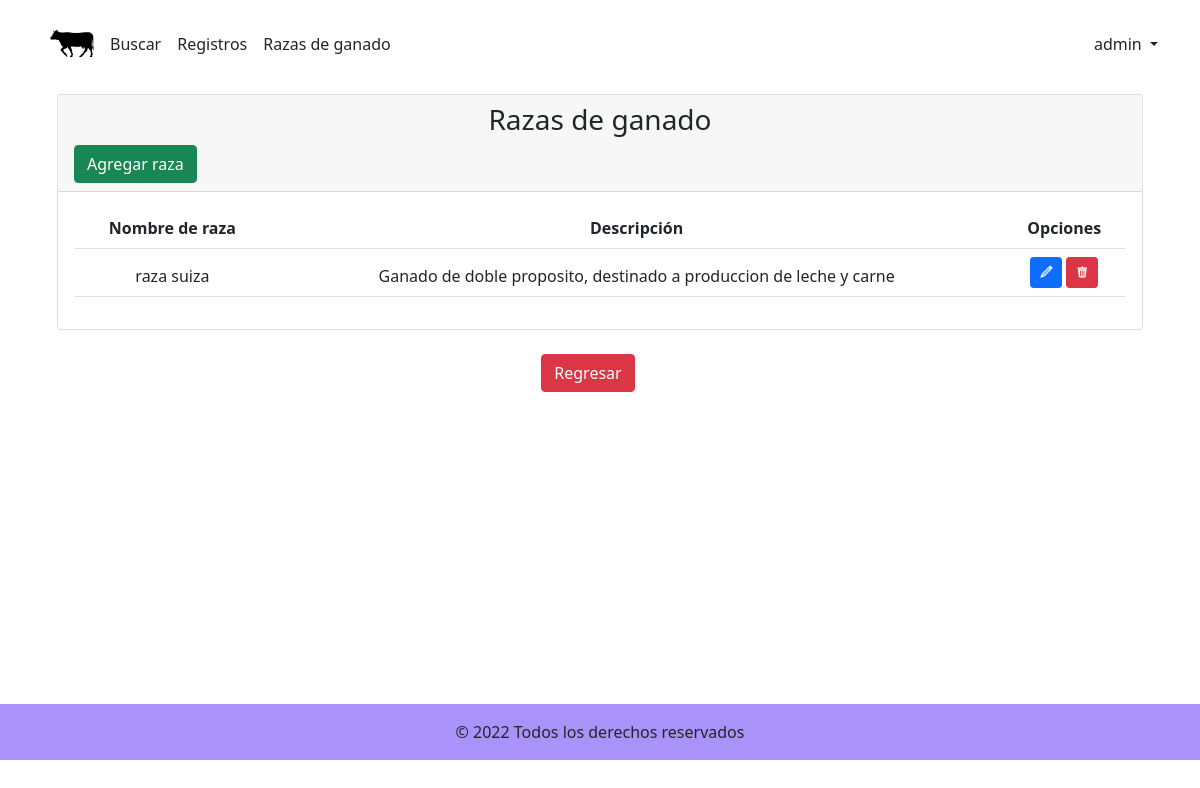
The page /recursos/razas.php (signed in) on the database its author committed.
### tables this page shows
CREATE TABLE `razas_ganado` (
  `id_raza` int(11) NOT NULL,
  `nombre_raza` varchar(200) NOT NULL,
  `descripcion` varchar(500) NOT NULL
);

### recursos/razas.php (the view, shortened to what this page needs)
<?php
include "../componentes/conexion.php";
$nivel_usuario = $_SESSION['nivel'];
if ($nivel_usuario == 1 || $nivel_usuario == 2) {
    $consulta_razas = "SELECT * FROM razas_ganado";
    $resultado_consulta_razas = mysqli_query($conexion, $consulta_razas);
?>
    <!DOCTYPE html>
    <html lang="en">
    <head>
        <link rel="stylesheet" href="../css/bootstrap.min.css">
        <link rel="stylesheet" href="../css/style.css">
        <link rel="stylesheet" href="../css/icons.css">
    </head>
    <body>
        <header> <?php include '../componentes/encabezado.php'; ?> </header>
        <main class="container" role="main">
            <div class="container container-fluid">
                <div class="row">
                    <div class="page-section">
                        <div class="card">
                            <div class="card-header">
                                <h3 class="text-center">Razas de ganado</h3>
                                <?php
                                if ($nivel_usuario == '1') {
                                    echo '<a class="btn btn-success" href="agregarRaza.php">Agregar raza</a>';
                                }
                                ?>
                            </div>
                            <div class="card-body  table-responsive text-center">
                                <?php
                                $total_razas = mysqli_num_rows($resultado_consulta_razas);
                                if ($total_razas <= 0) {
                                    echo "<h4 class='mt-5 mb-5 text-center text-danger'>Aun no existen registros de razas</h4>";
                                } else {
                                ?>
                                    <table class="table table-hover">
                                        <thead>
                                            <tr class="text-center">
                                                <th>Nombre de raza</th>
                                                <th>Descripción</th>
                                                <?php
                                                if ($nivel_usuario == '1') {
                                                    echo '<th>Opciones</th>';
                                                }
                                                ?>
                                            </tr>
                                            <?php
                                            while ($fila = mysqli_fetch_array($resultado_consulta_razas)) {
                                            ?>
                                                <tr>
                                                    <td><?php echo $fila['nombre_raza']; ?></td>
                                                    <td><?php echo $fila['descripcion']; ?></td>
                                                    <?php
                                                    if ($nivel_usuario == '1') {
                                                        echo "<td>
                                                        <a class='btn btn-primary btn-sm' href='actualizarRaza.php?id=" . $fila['id_raza'] . "'><span class='icon-pencil'></span></a>
                                                        <a class='btn btn-danger btn-sm' onclick='Delete($fila[id_raza]);'><span class='icon-trashcan'></span></a>
                                                        </td>";
                                                    }
                                                    ?>
                                                </tr>
                                        <?php
                                            }
                                        }
                                        ?>
                                        </thead>
                                    </table>
                            </div>
                        </div>
                        <div class="container-fluid h-100 mt-4">
                            <div class="row w-100 align-items-center">
                                <div class="col text-center">
                                    <button type="reset" id="btn-cancelar" class="btn btn-danger" name="btn-cancelar" onclick="history.go(-1);">Regresar</button>
                                </div>
                            </div>
                        </div>
                    </div>
                </div>
            </div>
        </main>
        <?php include '../componentes/footer.php'; ?>
    </body>
    </html>
<?php
} else {
    header('Location:../index.php');
}
?>

### css/style.css (style rules this page uses)
body>.container { padding: 30px 15px 0; }
body { background: url(images/back.png) center center no-repeat; background-attachment: fixed; background-size: auto; }
main { min-height: 75vh; }

### rows shown on the page
razas_ganado: nombre_raza "raza suiza", descripcion "Ganado de doble proposito, destinado a produccion de leche y carne"

### other values the page prints
$_SESSION['nombre_usuario'] "admin"
